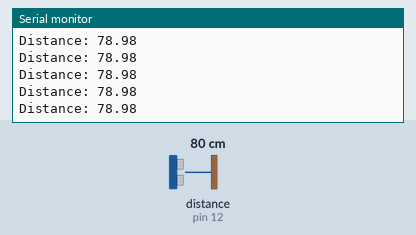
Simulated run of this sketch. Board: Arduino Uno, built with avr-gcc and run on an emulated ATmega328P. On the bench: the last lines printed to the serial monitor. Wiring (inferred from the names in the program): ultrasonic range finder: trigger pin 11; echo pin 12. The inputs (shaded band) are chosen by the test bench; at power-on: distance to the obstacle (sensor on pin 12) 80 cm. The echo pulse lasts 58.3 µs per cm.

Above: at 1.2 s.
1.3 s: distance to the obstacle (sensor on pin 12) set to 2 cm
At 2.2 s:
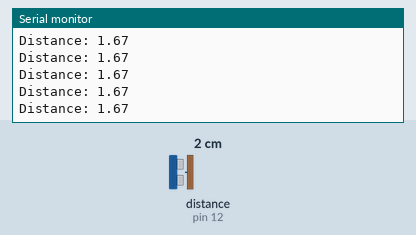
2.8 s: distance to the obstacle (sensor on pin 12) set to 18 cm
At 3.7 s:
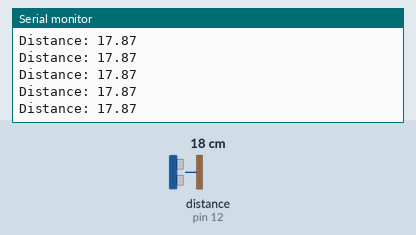
5.8 s: distance to the obstacle (sensor on pin 12) set to 4 cm
At 6.5 s:
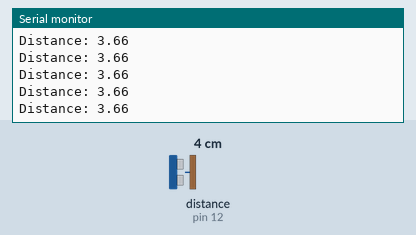
8.8 s: distance to the obstacle (sensor on pin 12) set to 35 cm
At 9.8 s:
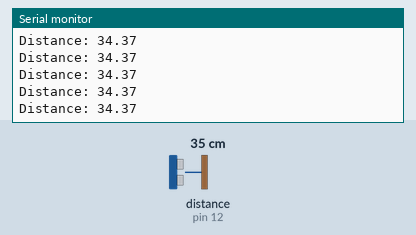
Timing chart, 0 to 11.8 s (numbered marks = the images above; inputs shaded):
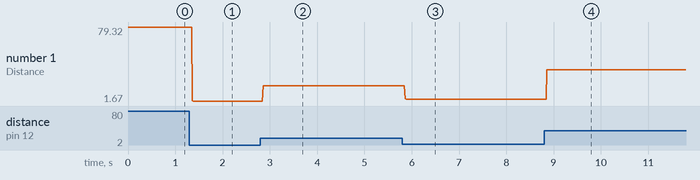

The sketch:

ultrasonic.ino
```cpp
#define ECHO_PIN 12
#define TRIG_PIN 11

void setup() {
pinMode(TRIG_PIN, OUTPUT); // Sets the trigPin as an Output
pinMode(ECHO_PIN, INPUT); // Sets the echoPin as an Input
Serial.begin(9600); // Starts the serial communication
}
void loop() {
// Prints the distance on the Serial Monitor
Serial.print("Distance: ");
Serial.println(getDistance());
}

//get distance in centimetres
float getDistance()
{
  digitalWrite(TRIG_PIN, LOW); //clears the trigger pin
  delayMicroseconds(2);

  digitalWrite(TRIG_PIN, HIGH); //sets the trigger pin on HIGH state for 10 micro seconds
  delayMicroseconds(10);
  digitalWrite(TRIG_PIN, LOW);

  float duration = pulseIn(ECHO_PIN, HIGH); //reads the echo pin, returns the sound wave travel time in microseconds
  return duration * 0.034 / 2;              //calculate and return distance in centimetres
}
```

Measured:
- after the input at 1.3 s, the serial monitor: prints a new line after 0.06 s (image 1)
- after the input at 2.8 s, the serial monitor: prints a new line after 0.06 s (image 2)
- after the input at 5.8 s, the serial monitor: prints a new line after 0.06 s (image 3)
- after the input at 8.8 s, the serial monitor: prints a new line after 0.06 s (image 4)
- plotted number 1: 78.98 → 1.67 after the input at 1.3 s, 1.67 → 17.87 after the input at 2.8 s, 17.87 → 3.66 after the input at 5.8 s, 3.66 → 34.37 after the input at 8.8 s
